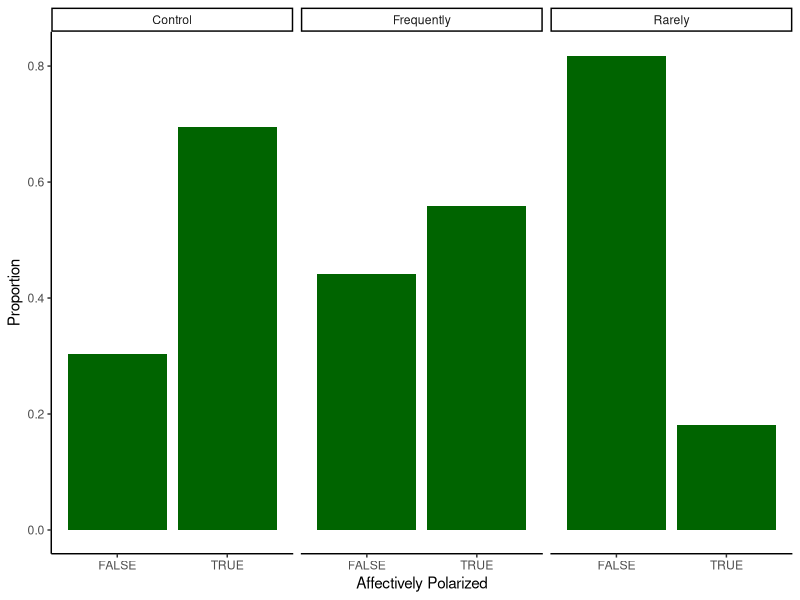

Here is the R script that generated this plot:
## ---- chunk 1
knitr::opts_chunk$set(echo = TRUE)
library(dplyr)
library(readr)
library(ggplot2)
library(tidyr)
library(skimr)


## ---- chunk 2

data <- read_csv('Sep23ClassData_clean.csv')

## ---- chunk 3


ggplot(data = data %>% filter(is.na(outPartyUnhappy)==FALSE)) + 
  geom_bar(mapping = aes(x = polarized, y = ..prop.., group = 1), stat = "count", fill = "darkgreen") + 
  facet_wrap(~treatment) + 
  ylab("Proportion") + 
  xlab("Affectively Polarized") +
  theme_classic() 

